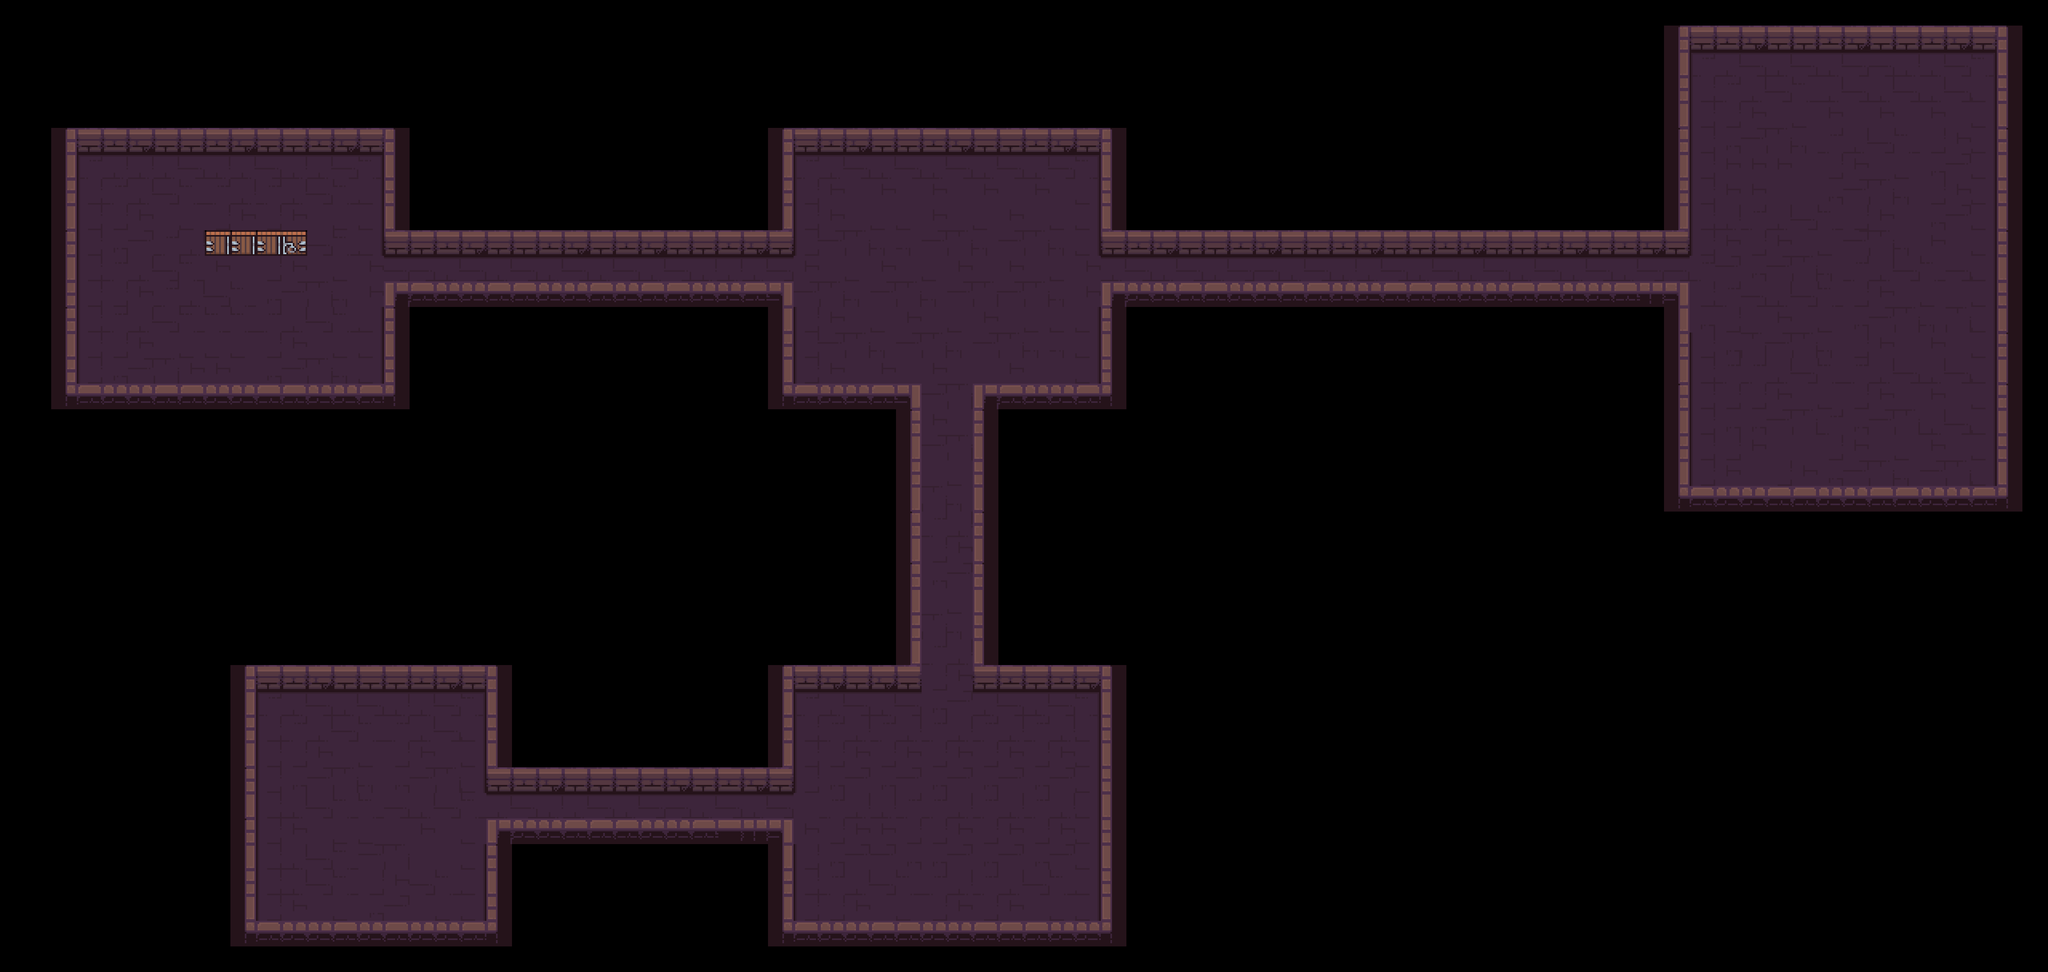

A 2D game scene composited from a Tiled map and its tileset images. What follows is a short description and the map's XML, with each tile layer's data collapsed to a summary:
An orthogonal 80x38 tile map with 64x64 px tiles, 2 tile layers (Floor, Walls), 4 tilesets.

<map version="1.10" tiledversion="1.11.2" orientation="orthogonal" renderorder="right-down" width="80" height="38" tilewidth="64" tileheight="64" infinite="0" nextlayerid="3" nextobjectid="1">
 <tileset firstgid="1" name="Dungeon_Tileset_main" tilewidth="64" tileheight="64" tilecount="100" columns="10">
  <image source="Dungeon_Tileset.png" width="640" height="640" />
 </tileset>
 <tileset firstgid="101" name="Dungeon_Tileset_main" tilewidth="64" tileheight="64" tilecount="100" columns="10">
  <image source="Dungeon_Tileset.png" width="640" height="640" />
 </tileset>
 <tileset firstgid="201" name="Dungeon_Tileset_main" tilewidth="64" tileheight="64" tilecount="100" columns="10">
  <image source="Dungeon_Tileset.png" width="640" height="640" />
 </tileset>
 <tileset firstgid="301" name="Dungeon_Tileset_main" tilewidth="64" tileheight="64" tilecount="100" columns="10">
  <image source="Dungeon_Tileset.png" width="640" height="640" />
 </tileset>
 <layer id="2" name="Floor" width="80" height="38">
  <data>[3040 cells, 743 non-empty, 25 distinct tile ids]</data>
 </layer>
 <layer id="1" name="Walls" width="80" height="38">
  <data>[3040 cells, 340 non-empty, 22 distinct tile ids]</data>
 </layer>
</map>
